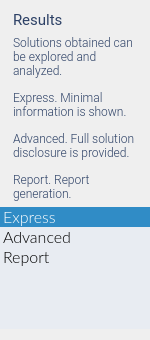
         <widget class="QFrame" name="frame_17">
          <property name="minimumSize">
           <size>
            <width>150</width>
            <height>0</height>
           </size>
          </property>
          <property name="maximumSize">
           <size>
            <width>150</width>
            <height>16777215</height>
           </size>
          </property>
          <property name="frameShape">
           <enum>QFrame::NoFrame</enum>
          </property>
          <property name="frameShadow">
           <enum>QFrame::Raised</enum>
          </property>
          <layout class="QGridLayout" name="gridLayout_17">
           <property name="leftMargin">
            <number>0</number>
           </property>
           <property name="rightMargin">
            <number>0</number>
           </property>
           <item row="0" column="0">
            <layout class="QVBoxLayout" name="verticalLayout_13">
             <item>
              <widget class="QLabel" name="label_16">
               <property name="styleSheet">
                <string notr="true">QLabel
{
	font-family: Roboto;
	font-weight: light;
	font-size:11pt;
	padding-left: 10px;
	color: rgb(45,65,102);
}</string>
               </property>
               <property name="text">
                <string>Results</string>
               </property>
              </widget>
             </item>
             <item>
              <widget class="QLabel" name="label_17">
               <property name="styleSheet">
                <string notr="true">QLabel
{
	font-family: Roboto;
	font-weight: 200;
	font-size: 9pt;
	padding-left: 10px;
	padding-right: 10px;
	color: rgb(45,65,102);
}</string>
               </property>
               <property name="text">
                <string>&lt;html&gt;&lt;head/&gt;&lt;body&gt;&lt;p&gt;Solutions obtained can be explored and analyzed.&lt;/p&gt;&lt;p&gt;Express. Minimal information is shown.&lt;/p&gt;&lt;p&gt;Advanced. Full solution disclosure is provided.&lt;/p&gt;&lt;p&gt;Report. Report generation.&lt;/p&gt;&lt;/body&gt;&lt;/html&gt;</string>
               </property>
               <property name="wordWrap">
                <bool>true</bool>
               </property>
              </widget>
             </item>
             <item>
              <widget class="QListWidget" name="listWidgetResults">
               <property name="focusPolicy">
                <enum>Qt::NoFocus</enum>
               </property>
               <property name="styleSheet">
                <string notr="true">QListWidget 
{ 
	background: rgb(232,236,242);
	border: none;
	font-family: Lato;
	font-weight: 200;
	font-size:12pt;
}

QListWidget::item
{
	background-image: url(:/icons/resources/images/sidebar2_back_normal.png);
	background-position: center;
	width: 138px;
	height: 45px;
	padding-left: 10px;
	color: rgb(173,189,209);
}

QListWidget::item:selected
{
	background-image: url(:/icons/resources/images/sidebar2_back_selected.png);
	background-position: center;
	color: rgb(0, 0, 0);
}</string>
               </property>
               <property name="currentRow">
                <number>0</number>
               </property>
               <item>
                <property name="text">
                 <string>Express</string>
                </property>
               </item>
               <item>
                <property name="text">
                 <string>Advanced</string>
                </property>
               </item>
               <item>
                <property name="text">
                 <string>Report</string>
                </property>
               </item>
              </widget>
             </item>
            </layout>
           </item>
          </layout>
         </widget>
